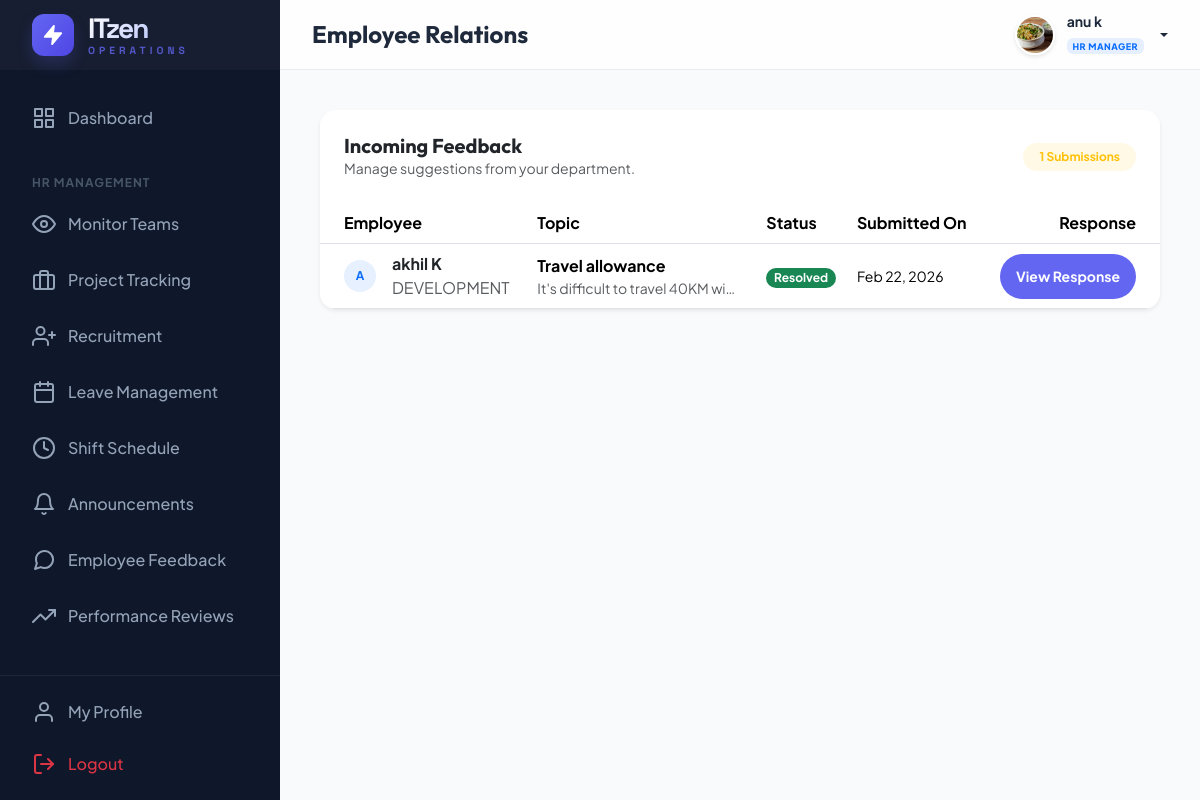
Page /hr/feedback/ (signed in) on the committed database.
### management/models.py (models this page shows, shortened)
class CustomUser(AbstractUser):
    ROLE_CHOICES = (
        ('ADMIN', 'Admin'),
        ('HR', 'HR Manager'),
        ('EMPLOYEE', 'Employee'),
    )
    DEPT_CHOICES = (
        ('DEVELOPMENT', 'Software Development'),
        ('DESIGN', 'UI/UX Design'),
        ('QA', 'Quality Assurance'),
        ('HR', 'Human Resources'),
        ('MARKETING', 'Digital Marketing'),
        ('SALES', 'Sales & Business'),
        ('SUPPORT', 'IT Support & Security'),
    )
    LEVEL_CHOICES = (
        ('JUNIOR', 'Junior Level (Level 1)'),
        ('INTERMEDIATE', 'Intermediate (Level 2)'),
        ('SENIOR', 'Senior Level (Level 3)'),
        ('LEAD', 'Lead Level (Level 4)'),
        ('EXPERT', 'Expert Level (Level 5)'),
    )
    role = models.CharField(max_length=20, choices=ROLE_CHOICES, default='EMPLOYEE')
    phone = models.CharField(max_length=15, blank=True, null=True)
    profile_pic = models.ImageField(upload_to='profile_pics/', blank=True, null=True)
    department = models.CharField(max_length=50, choices=DEPT_CHOICES, blank=True, null=True)
    designation = models.CharField(max_length=100, blank=True, null=True)
    level = models.CharField(max_length=20, choices=LEVEL_CHOICES, default='JUNIOR')
    date_of_joining = models.DateField(blank=True, null=True)
    def is_admin(self):
        return self.role == 'ADMIN' or self.is_superuser
    def is_hr(self):
        return self.role == 'HR'
    def is_employee(self):
        return self.role == 'EMPLOYEE' and not self.is_superuser and not self.role == 'HR'

class Feedback(models.Model):
    employee = models.ForeignKey(CustomUser, on_delete=models.CASCADE, related_name='feedbacks')
    subject = models.CharField(max_length=200)
    message = models.TextField()
    created_at = models.DateTimeField(auto_now_add=True)
    hr_response = models.TextField(blank=True, null=True)
    responded_by = models.ForeignKey(CustomUser, on_delete=models.SET_NULL, null=True, blank=True, related_name='responded_feedbacks')
    is_resolved = models.BooleanField(default=False)

### management/views.py (the view, shortened to what this page needs)
# urls.py: path('hr/feedback/', views.hr_manage_feedback, name='hr_manage_feedback'),
@login_required
def hr_manage_feedback(request):
    if not (request.user.is_hr() or request.user.is_admin()): return redirect('dashboard')
    feedbacks = Feedback.objects.select_related('employee').all()
    if not request.user.is_admin():
        feedbacks = feedbacks.filter(employee__department=request.user.department)
    feedbacks = feedbacks.order_by('is_resolved', '-created_at')
    return render(request, 'hr/feedback_management.html', {'feedbacks': feedbacks})

### templates/hr/feedback_management.html (shortened to what this page needs)
{% extends 'base.html' %}
{% block page_title %}Employee Relations{% endblock %}
{% block content %}
<div class="row">
    <div class="col-12">
        <div class="card border-0 shadow-sm rounded-4 overflow-hidden">
            <div class="card-header bg-white border-0 p-4 d-flex justify-content-between align-items-center">
                <div>
                    <h5 class="fw-bold mb-0">Incoming Feedback</h5>
                    <p class="small text-muted mb-0">Manage suggestions from your department.</p>
                </div>
                <div class="d-flex gap-2">
                    <span class="badge bg-soft-warning text-warning fw-bold px-3 py-2 rounded-pill">
                        {{ feedbacks.count }} Submissions
                    </span>
                </div>
            </div>
            <div class="table-responsive">
                <table class="table table-hover align-middle mb-0">
                    <thead class="bg-light bg-opacity-50">
                        <tr>
                            <th class="ps-4">Employee</th>
                            <th>Topic</th>
                            <th>Status</th>
                            <th>Submitted On</th>
                            <th class="pe-4 text-end">Response</th>
                        </tr>
                    </thead>
                    <tbody>
                        {% for f in feedbacks %}
                        <tr>
                            <td class="ps-4">
                                <div class="d-flex align-items-center gap-3">
                                    <div
                                        class="avatar-sm bg-soft-primary text-primary rounded-circle d-flex align-items-center justify-content-center fw-bold">
                                        {{ f.employee.username|slice:":1"|upper }}
                                    </div>
                                    <div>
                                        {% with f_name=f.employee.get_full_name|default:f.employee.username %}
                                        <div class="fw-bold text-dark">{{ f_name }}</div>
                                        {% endwith %}
                                        <div class="extra-small text-muted">{{ f.employee.department }}</div>
                                    </div>
                                </div>
                            </td>
                            <td>
                                <div class="fw-bold text-truncate" style="max-width: 200px;">{{ f.subject }}</div>
                                <div class="small text-muted text-truncate" style="max-width: 200px;">{{ f.message }}
                                </div>
                            </td>
                            <td>
                                <span
                                    class="badge {% if f.is_resolved %}bg-success{% else %}bg-warning{% endif %} rounded-pill">
                                    {% if f.is_resolved %}Resolved{% else %}Pending{% endif %}
                                </span>
                            </td>
                            <td class="small">{{ f.created_at|date:"M d, Y" }}</td>
                            <td class="pe-4 text-end">
                                <button type="button"
                                    class="btn btn-primary btn-sm rounded-pill px-3 fw-bold shadow-none"
                                    data-bs-toggle="modal" data-bs-target="#respondModal{{ f.id }}">
                                    {% if f.is_resolved %}View Response{% else %}Respond{% endif %}
                                </button>
                            </td>
                        </tr>
                        {% empty %}
                        <tr>
                            <td colspan="5" class="text-center py-5 text-muted">No new feedback for review.</td>
                        </tr>
                        {% endfor %}
                    </tbody>
                </table>
            </div>
        </div>
    </div>
</div>
{% endblock %}

### templates/base.html (shortened to what this page needs)
{% load static %}
<!DOCTYPE html>
<html lang="en">
<head>
    <link href="https://cdn.jsdelivr.net/npm/bootstrap@5.3.2/dist/css/bootstrap.min.css" rel="stylesheet">
</head>
<body>
    <aside class="sidebar" id="sidebar">
        <div class="sidebar-header">
            <a href="{% url 'dashboard' %}" class="sidebar-logo">
                <div class="logo-circle">
                    <i data-feather="zap" style="width: 22px; height: 22px; fill: #fff;"></i>
                </div>
                <div class="logo-text">
                    <span class="logo-main">ITzen</span>
                    <span class="logo-sub">Operations</span>
                </div>
            </a>
        </div>
        <nav class="sidebar-nav">
            <ul class="nav-list">
                <li class="nav-item">
                    <a href="{% url 'dashboard' %}"
                        class="nav-link {% if request.resolver_match.url_name == 'dashboard' %}active{% endif %}">
                        <i data-feather="grid"></i> Dashboard
                    </a>
                </li>
                {% if user.is_hr %}
                <li class="nav-caption">HR Management</li>
                <li class="nav-item">
                    <a href="{% url 'hr_monitor' %}" class="nav-link">
                        <i data-feather="eye"></i> Monitor Teams
                    </a>
                </li>
                <li class="nav-item">
                    <a href="{% url 'hr_track_projects' %}" class="nav-link">
                        <i data-feather="briefcase"></i> Project Tracking
                    </a>
                </li>
                <li class="nav-item">
                    <a href="{% url 'hr_recruitment' %}" class="nav-link">
                        <i data-feather="user-plus"></i> Recruitment
                    </a>
                </li>
                <li class="nav-item">
                    <a href="{% url 'hr_leave_management' %}" class="nav-link">
                        <i data-feather="calendar"></i> Leave Management
                    </a>
                </li>
                <li class="nav-item">
                    <a href="{% url 'hr_shifts' %}" class="nav-link">
                        <i data-feather="clock"></i> Shift Schedule
                    </a>
                </li>
                <li class="nav-item">
                    <a href="{% url 'hr_announcements' %}" class="nav-link">
                        <i data-feather="bell"></i> Announcements
                    </a>
                </li>
                <li class="nav-item">
                    <a href="{% url 'hr_manage_feedback' %}" class="nav-link">
                        <i data-feather="message-circle"></i> Employee Feedback
                    </a>
                </li>
                <li class="nav-item">
                    <a href="{% url 'hr_performance_reviews' %}" class="nav-link">
                        <i data-feather="trending-up"></i> Performance Reviews
                    </a>
                </li>
                {% endif %}
            </ul>
        </nav>
        <div class="sidebar-footer">
            <a href="{% url 'employee_profile' %}" class="nav-link mb-1">
                <i data-feather="user"></i> My Profile
            </a>
            <a href="{% url 'logout' %}" class="nav-link text-danger">
                <i data-feather="log-out"></i> Logout
            </a>
        </div>
    </aside>
    <div class="main-wrapper">
        <header class="header">
            <div class="d-flex align-items-center">
                <h4 class="mb-0 fw-bold">{% block page_title %}Overview{% endblock %}</h4>
            </div>
            <div class="d-flex align-items-center gap-3">
                <div class="dropdown">
                    <a href="#" class="user-dropdown-toggle dropdown-toggle" data-bs-toggle="dropdown">
                        <img src="{% if user.profile_pic %}{{ user.profile_pic.url }}{% else %}https://ui-avatars.com/api/?name={{ user.username }}&background=6366f1&color=fff{% endif %}"
                            alt="user" class="avatar-img">
                        <div class="d-none d-md-block text-start">
                            <div class="small fw-bold lh-1 mb-1">{{ user.get_full_name|default:user.username }}</div>
                            <span class="badge bg-primary bg-opacity-10 text-primary border-0"
                                style="font-size: 9px; letter-spacing: 0.5px; text-transform: uppercase; font-weight: 800;">
                                {{ user.get_role_display|default:user.role }}
                            </span>
                        </div>
                    </a>
                </div>
            </div>
        </header>
        <main class="content-area">
            {% block content %}{% endblock %}
        </main>
    </div>
</body>
</html>

### templates/base.html (style rules this page uses)
:root { --primary: #6366f1; --primary-dark: #4f46e5; --secondary: #64748b; --accent: #f43f5e; --bg-body: #f8fafc; --bg-sidebar: #0f172a; --text-main: #1e293b; --glass-bg: rgba(255, 255, 255, 0.8); --sidebar-width: 280px; --header-height: 70px; --card-shadow: 0 10px 15px -3px rgba(0, 0, 0, 0.1), 0 4px 6px -2px rgba(0, 0, 0, 0.05); --transition: all 0.3s cubic-bezier(0.4, 0, 0.2, 1); }
body { font-family: 'Plus Jakarta Sans', sans-serif; background-color: var(--bg-body); color: var(--text-main); margin: 0; overflow-x: hidden; }
h1, h2, h3, h4, h5, h6 { font-family: 'Outfit', sans-serif; font-weight: 600; }
.sidebar { width: var(--sidebar-width); height: 100vh; background-color: var(--bg-sidebar); position: fixed; left: 0; top: 0; z-index: 1000; transition: var(--transition); color: #94a3b8; display: flex; flex-direction: column; }
.sidebar-nav { flex: 1; overflow-y: auto; overflow-x: hidden; scrollbar-width: thin; scrollbar-color: rgba(255, 255, 255, 0.08) transparent; }
.sidebar-footer { border-top: 1px solid rgba(255, 255, 255, 0.06); padding: 0.75rem 1rem; flex-shrink: 0; }
.sidebar-header { height: var(--header-height); display: flex; align-items: center; padding: 0 2rem; background: rgba(255, 255, 255, 0.03); }
.sidebar-logo { color: #fff; font-family: 'Space Grotesk', sans-serif; font-size: 1.75rem; font-weight: 800; text-decoration: none; display: flex; align-items: center; gap: 14px; transition: var(--transition); }
.logo-text { display: flex; flex-direction: column; line-height: 1; }
.logo-main { letter-spacing: -2px; background: linear-gradient(135deg, #fff 0%, #a5b4fc 100%); -webkit-background-clip: text; background-clip: text; -webkit-text-fill-color: transparent; }
.logo-sub { font-size: 0.65rem; text-transform: uppercase; letter-spacing: 4px; color: var(--primary); font-weight: 700; margin-top: 4px; opacity: 0.8; }
.logo-circle { width: 42px; height: 42px; background: linear-gradient(135deg, var(--primary) 0%, var(--primary-dark) 100%); border-radius: 12px; display: flex; align-items: center; justify-content: center; position: relative; box-shadow: 0 8px 16px rgba(99, 102, 241, 0.2); overflow: hidden; }
.logo-circle::after { content: ''; position: absolute; inset: 0; background: linear-gradient(45deg, transparent, rgba(255, 255, 255, 0.2), transparent); transform: translateX(-100%); transition: 0.5s; }
.nav-list { list-style: none; padding: 1.5rem 1rem; margin: 0; }
.nav-item { margin-bottom: 0.5rem; }
.nav-link { display: flex; align-items: center; padding: 0.75rem 1rem; color: #94a3b8; text-decoration: none; border-radius: 12px; transition: var(--transition); gap: 12px; font-weight: 500; }
.nav-caption { font-size: 0.75rem; text-transform: uppercase; letter-spacing: 1px; font-weight: 700; color: #475569; padding: 1.5rem 1rem 0.5rem; }
.main-wrapper { margin-left: var(--sidebar-width); min-height: 100vh; transition: var(--transition); }
.header { height: var(--header-height); background: var(--glass-bg); backdrop-filter: blur(10px); border-bottom: 1px solid rgba(226, 232, 240, 0.8); position: sticky; top: 0; z-index: 999; display: flex; align-items: center; justify-content: space-between; padding: 0 2rem; }
.content-area { padding: 2.5rem; }
.card { background: #fff; border: none; border-radius: 16px; box-shadow: var(--card-shadow); transition: var(--transition); }
.btn-primary { background: var(--primary); border: none; padding: 0.75rem 1.5rem; border-radius: 10px; font-weight: 600; transition: var(--transition); }
.user-dropdown-toggle { display: flex; align-items: center; gap: 12px; text-decoration: none; color: var(--text-main); font-weight: 600; }
.avatar-img { width: 40px; height: 40px; border-radius: 50%; object-fit: cover; border: 2px solid #fff; box-shadow: 0 2px 4px rgba(0, 0, 0, 0.1); }

### templates/hr/feedback_management.html (style rules this page uses)
.bg-soft-primary { background-color: rgba(13, 110, 253, 0.1); }
.bg-soft-warning { background-color: rgba(255, 193, 7, 0.1); }
.avatar-sm { width: 32px; height: 32px; font-size: 12px; }

### rows in the picture
CustomUser: profile_pic (picture), get_full_name "anu k", role "HR MANAGER"
Feedback: employee.username "A", employee "akhil K", employee.department "DEVELOPMENT", subject "Travel allowance", message "It's difficult to travel 40KM wi…", is_resolved "Resolved", created_at "Feb 22, 2026"

### other values in the picture
{{ feedbacks.count }} "1"
